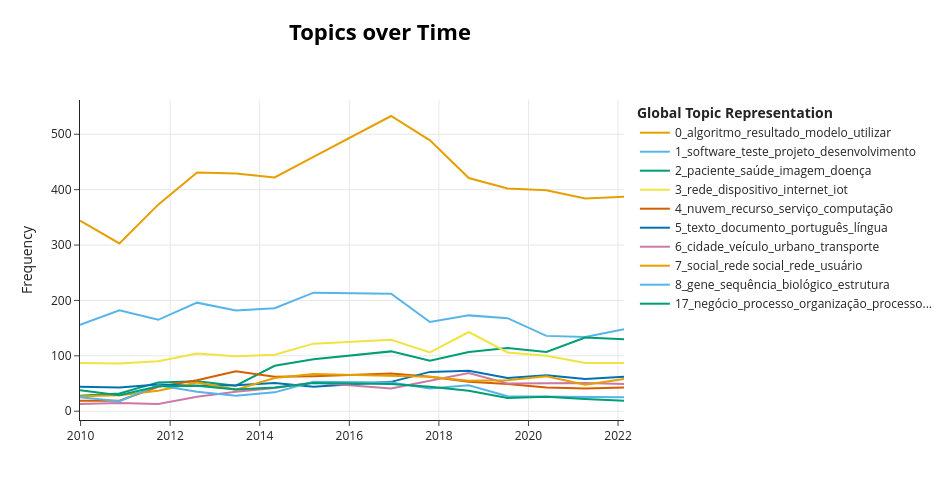

The notebook cell saved with this chart:
### Markdown cell above
## 5. Evolução Longitudinal (2010–2024): O Ponto de Inflexão da IA
Aqui geramos as duas visualizações mais importantes para a seção de **Resultados e Discussão** do artigo:
1. **Evolução dos Principais Tópicos (`topics_over_time`):** Como os temas específicos cresceram ou perderam espaço ao longo dos 14 anos.
2. **Curva de Ascensão da IA vs. Demais Subáreas da Computação:** A proporção anual (%) de dissertações e teses focadas em IA de 2010 a 2024.

### Code cell
# 1. Cálculo de Tópicos ao Longo do Tempo nativo do BERTopic
anos = df['AN_BASE'].tolist()
topicos_no_tempo = topic_model.topics_over_time(documentos, anos, nr_bins=15)

# Visualização interativa (Plotly) dos 10 maiores tópicos
fig_tempo = topic_model.visualize_topics_over_time(topicos_no_tempo, top_n_topics=10, width=950, height=500)
fig_tempo.show()

### Figure 1 — Plotly figure (JSON) as saved in the notebook; plotly's stock layout.template omitted (floating-point values rounded to 4 significant figures)
{"data": [{"hoverinfo": "text", "hovertext": ["<b>Topic 0</b><br>Words: algoritmo, aprendizagem, técnica, resultado, desempenho", "<b>Topic 0</b><br>Words: algoritmo, utilizar, modelo, técnica, the", "<b>Topic 0</b><br>Words: the, algoritmo, utilizar, imagem, apresentar", "<b>Topic 0</b><br>Words: algoritmo, utilizar, problema, resultado, apresentar", "<b>Topic 0</b><br>Words: algoritmo, resultado, utilizar, problema, aprendizagem", "<b>Topic 0</b><br>Words: algoritmo, the, utilizar, resultado, aprendizagem", "<b>Topic 0</b><br>Words: algoritmo, utilizar, técnica, problema, resultado", "<b>Topic 0</b><br>Words: algoritmo, aprendizagem, utilizar, resultado, modelo", "<b>Topic 0</b><br>Words: algoritmo, resultado, utilizar, aprendizagem, apresentar", "<b>Topic 0</b><br>Words: resultado, algoritmo, modelo, aprendizagem, imagem", "<b>Topic 0</b><br>Words: resultado, modelo, algoritmo, aprendizagem, ser", "<b>Topic 0</b><br>Words: modelo, algoritmo, resultado, aprendizagem, utilizar", "<b>Topic 0</b><br>Words: modelo, resultado, algoritmo, aprendizagem, ser", "<b>Topic 0</b><br>Words: modelo, algoritmo, resultado, desempenho, grafo"], "marker": {"color": "#E69F00"}, "mode": "lines", "name": "0_algoritmo_resultado_modelo_utilizar", "type": "scatter", "x": [2010.0, 2011.0, 2012.0, 2013.0, 2013.0, 2014.0, 2015.0, 2017.0, 2018.0, 2019.0, 2020.0, 2020.0, 2021.0, 2022.0], "y": [344, 303, 373, 431, 429, 422, 459, 533, 489, 421, 402, 399, 384, 387]}, {"hoverinfo": "text", "hovertext": ["<b>Topic 1</b><br>Words: software, teste, desenvolvimento, projeto, desenvolvimento software", "<b>Topic 1</b><br>Words: software, teste, desenvolvimento, projeto, requisito", "<b>Topic 1</b><br>Words: software, teste, desenvolvimento, projeto, desenvolvimento software", "<b>Topic 1</b><br>Words: software, projeto, desenvolvimento, teste, requisito", "<b>Topic 1</b><br>Words: software, projeto, desenvolvimento, teste, requisito", "<b>Topic 1</b><br>Words: software, projeto, teste, desenvolvimento, desenvolvimento software", "<b>Topic 1</b><br>Words: software, teste, desenvolvimento, projeto, código", "<b>Topic 1</b><br>Words: software, teste, projeto, desenvolvimento, requisito", "<b>Topic 1</b><br>Words: software, projeto, teste, desenvolvimento, código", "<b>Topic 1</b><br>Words: software, projeto, teste, desenvolvimento, código", "<b>Topic 1</b><br>Words: software, teste, projeto, desenvolvimento, código", "<b>Topic 1</b><br>Words: software, teste, projeto, código, desenvolvimento", "<b>Topic 1</b><br>Words: software, teste, projeto, desenvolvimento, desenvolvedor", "<b>Topic 1</b><br>Words: software, projeto, desenvolvimento, teste, código"], "marker": {"color": "#56B4E9"}, "mode": "lines", "name": "1_software_teste_projeto_desenvolvimento", "type": "scatter", "x": [2010.0, 2011.0, 2012.0, 2013.0, 2013.0, 2014.0, 2015.0, 2017.0, 2018.0, 2019.0, 2020.0, 2020.0, 2021.0, 2022.0], "y": [156, 182, 165, 196, 182, 186, 214, 212, 161, 173, 168, 136, 134, 148]}, {"hoverinfo": "text", "hovertext": ["<b>Topic 2</b><br>Words: imagem, saúde, paciente, médico, diagnóstico", "<b>Topic 2</b><br>Words: saúde, paciente, doença, imagem, diagnóstico", "<b>Topic 2</b><br>Words: saúde, imagem, doença, paciente, médico", "<b>Topic 2</b><br>Words: paciente, imagem, saúde, médico, diagnóstico", "<b>Topic 2</b><br>Words: paciente, médico, saúde, imagem, diagnóstico", "<b>Topic 2</b><br>Words: paciente, saúde, doença, imagem, diagnóstico", "<b>Topic 2</b><br>Words: paciente, saúde, imagem, médico, diagnóstico", "<b>Topic 2</b><br>Words: paciente, saúde, imagem, diagnóstico, doença", "<b>Topic 2</b><br>Words: paciente, saúde, imagem, doença, diagnóstico", "<b>Topic 2</b><br>Words: saúde, paciente, doença, diagnóstico, imagem", "<b>Topic 2</b><br>Words: paciente, saúde, imagem, médico, diagnóstico", "<b>Topic 2</b><br>Words: paciente, saúde, imagem, diagnóstico, doença", "<b>Topic 2</b><br>Words: paciente, saúde, diagnóstico, imagem, doença", "<b>Topic 2</b><br>Words: paciente, saúde, doença, imagem, diagnóstico"], "marker": {"color": "#009E73"}, "mode": "lines", "name": "2_paciente_saúde_imagem_doença", "type": "scatter", "x": [2010.0, 2011.0, 2012.0, 2013.0, 2013.0, 2014.0, 2015.0, 2017.0, 2018.0, 2019.0, 2020.0, 2020.0, 2021.0, 2022.0], "y": [28, 32, 52, 54, 46, 82, 94, 108, 91, 107, 114, 107, 133, 130]}, {"hoverinfo": "text", "hovertext": ["<b>Topic 3</b><br>Words: rede, protocolo, comunicação, serviço, fio", "<b>Topic 3</b><br>Words: rede, protocolo, serviço, fio, comunicação", "<b>Topic 3</b><br>Words: rede, protocolo, internet, serviço, dispositivo", "<b>Topic 3</b><br>Words: rede, protocolo, fio, internet, comunicação", "<b>Topic 3</b><br>Words: rede, protocolo, internet, dispositivo, comunicação", "<b>Topic 3</b><br>Words: rede, protocolo, dispositivo, internet, comunicação", "<b>Topic 3</b><br>Words: rede, dispositivo, internet, serviço, protocolo", "<b>Topic 3</b><br>Words: rede, internet, dispositivo, iot, protocolo", "<b>Topic 3</b><br>Words: rede, iot, dispositivo, internet, comunicação", "<b>Topic 3</b><br>Words: rede, iot, internet, dispositivo, protocolo", "<b>Topic 3</b><br>Words: rede, iot, internet, dispositivo, protocolo", "<b>Topic 3</b><br>Words: rede, dispositivo, iot, internet, serviço", "<b>Topic 3</b><br>Words: rede, iot, dispositivo, internet, comunicação", "<b>Topic 3</b><br>Words: rede, iot, internet, dispositivo, protocolo"], "marker": {"color": "#F0E442"}, "mode": "lines", "name": "3_rede_dispositivo_internet_iot", "type": "scatter", "x": [2010.0, 2011.0, 2012.0, 2013.0, 2013.0, 2014.0, 2015.0, 2017.0, 2018.0, 2019.0, 2020.0, 2020.0, 2021.0, 2022.0], "y": [87, 86, 90, 104, 99, 102, 122, 129, 106, 143, 106, 100, 87, 87]}, {"hoverinfo": "text", "hovertext": ["<b>Topic 4</b><br>Words: serviço, nuvem, virtual, virtualização, recurso", "<b>Topic 4</b><br>Words: nuvem, serviço, virtual, computação, recurso", "<b>Topic 4</b><br>Words: nuvem, computação, recurso, serviço, computação nuvem", "<b>Topic 4</b><br>Words: nuvem, serviço, recurso, computação, virtual", "<b>Topic 4</b><br>Words: nuvem, virtual, recurso, computação, serviço", "<b>Topic 4</b><br>Words: nuvem, serviço, recurso, virtual, computação", "<b>Topic 4</b><br>Words: nuvem, recurso, serviço, computação, virtual", "<b>Topic 4</b><br>Words: nuvem, recurso, serviço, computação, virtual", "<b>Topic 4</b><br>Words: nuvem, recurso, serviço, virtual, computação", "<b>Topic 4</b><br>Words: nuvem, serviço, recurso, computação, virtual", "<b>Topic 4</b><br>Words: nuvem, recurso, serviço, computação, provedor", "<b>Topic 4</b><br>Words: nuvem, recurso, serviço, rede, computação", "<b>Topic 4</b><br>Words: nuvem, recurso, serviço, computação, rede", "<b>Topic 4</b><br>Words: nuvem, recurso, serviço, computação, rede"], "marker": {"color": "#D55E00"}, "mode": "lines", "name": "4_nuvem_recurso_serviço_computação", "type": "scatter", "x": [2010.0, 2011.0, 2012.0, 2013.0, 2013.0, 2014.0, 2015.0, 2017.0, 2018.0, 2019.0, 2020.0, 2020.0, 2021.0, 2022.0], "y": [19, 19, 44, 56, 72, 62, 63, 68, 62, 53, 49, 43, 41, 43]}, {"hoverinfo": "text", "hovertext": ["<b>Topic 5</b><br>Words: documento, texto, informação, sentença, linguagem", "<b>Topic 5</b><br>Words: documento, texto, informação, textual, português", "<b>Topic 5</b><br>Words: documento, texto, informação, língua, the", "<b>Topic 5</b><br>Words: texto, documento, língua, português, informação", "<b>Topic 5</b><br>Words: texto, documento, extração, língua, informação", "<b>Topic 5</b><br>Words: documento, texto, informação, língua, português", "<b>Topic 5</b><br>Words: texto, documento, informação, palavra, português", "<b>Topic 5</b><br>Words: texto, documento, língua, português, linguagem", "<b>Topic 5</b><br>Words: texto, documento, palavra, língua, tarefa", "<b>Topic 5</b><br>Words: texto, documento, palavra, linguagem, sentença", "<b>Topic 5</b><br>Words: texto, documento, palavra, língua, classificação", "<b>Topic 5</b><br>Words: texto, documento, tarefa, linguagem, modelo", "<b>Topic 5</b><br>Words: texto, documento, português, modelo, linguagem", "<b>Topic 5</b><br>Words: texto, português, documento, linguagem, modelo"], "marker": {"color": "#0072B2"}, "mode": "lines", "name": "5_texto_documento_português_língua", "type": "scatter", "x": [2010.0, 2011.0, 2012.0, 2013.0, 2013.0, 2014.0, 2015.0, 2017.0, 2018.0, 2019.0, 2020.0, 2020.0, 2021.0, 2022.0], "y": [44, 43, 48, 46, 47, 51, 44, 53, 71, 73, 60, 65, 58, 62]}, {"hoverinfo": "text", "hovertext": ["<b>Topic 6</b><br>Words: veículo, cidade, urbano, mobilidade, transporte", "<b>Topic 6</b><br>Words: tráfego, veículo, urbano, cidade, trânsito", "<b>Topic 6</b><br>Words: veículo, cidade, tráfego, trânsito, urbano", "<b>Topic 6</b><br>Words: trânsito, cidade, veículo, transporte, urbano", "<b>Topic 6</b><br>Words: cidade, urbano, veículo, transporte, mobilidade", "<b>Topic 6</b><br>Words: veículo, cidade, urbano, trânsito, mobilidade", "<b>Topic 6</b><br>Words: cidade, urbano, veículo, trânsito, transporte", "<b>Topic 6</b><br>Words: cidade, veículo, urbano, transporte, tráfego", "<b>Topic 6</b><br>Words: cidade, urbano, veículo, transporte, trânsito", "<b>Topic 6</b><br>Words: cidade, urbano, veículo, transporte, cidade inteligente", "<b>Topic 6</b><br>Words: cidade, veículo, urbano, transporte, trânsito", "<b>Topic 6</b><br>Words: cidade, urbano, veículo, transporte, trânsito", "<b>Topic 6</b><br>Words: cidade, veículo, urbano, transporte, inteligente", "<b>Topic 6</b><br>Words: cidade, veículo, urbano, transporte, inteligente"], "marker": {"color": "#CC79A7"}, "mode": "lines", "name": "6_cidade_veículo_urbano_transporte", "type": "scatter", "x": [2010.0, 2011.0, 2012.0, 2013.0, 2013.0, 2014.0, 2015.0, 2017.0, 2018.0, 2019.0, 2020.0, 2020.0, 2021.0, 2022.0], "y": [13, 15, 13, 26, 35, 42, 52, 41, 55, 69, 50, 50, 51, 49]}, {"hoverinfo": "text", "hovertext": ["<b>Topic 7</b><br>Words: social, rede social, rede, usuário, anúncio", "<b>Topic 7</b><br>Words: social, rede social, usuário, rede, conteúdo", "<b>Topic 7</b><br>Words: social, rede social, rede, usuário, informação", "<b>Topic 7</b><br>Words: social, rede social, rede, usuário, informação", "<b>Topic 7</b><br>Words: social, rede social, usuário, rede, informação", "<b>Topic 7</b><br>Words: social, rede social, usuário, rede, opinião", "<b>Topic 7</b><br>Words: social, rede social, usuário, rede, informação", "<b>Topic 7</b><br>Words: social, rede social, rede, usuário, opinião", "<b>Topic 7</b><br>Words: social, rede social, usuário, rede, informação", "<b>Topic 7</b><br>Words: social, rede social, usuário, rede, sentimento", "<b>Topic 7</b><br>Words: social, rede social, notícia, rede, usuário", "<b>Topic 7</b><br>Words: social, rede social, rede, usuário, conteúdo", "<b>Topic 7</b><br>Words: social, rede social, notícia, rede, usuário", "<b>Topic 7</b><br>Words: social, rede social, rede, usuário, notícia"], "marker": {"color": "#E69F00"}, "mode": "lines", "name": "7_social_rede social_rede_usuário", "type": "scatter", "x": [2010.0, 2011.0, 2012.0, 2013.0, 2013.0, 2014.0, 2015.0, 2017.0, 2018.0, 2019.0, 2020.0, 2020.0, 2021.0, 2022.0], "y": [27, 29, 37, 52, 39, 60, 67, 63, 62, 55, 56, 63, 48, 58]}, {"hoverinfo": "text", "hovertext": ["<b>Topic 8</b><br>Words: sequência, gene, espécie, alinhamento, organismo", "<b>Topic 8</b><br>Words: sequência, gene, genético, receptor, expressão", "<b>Topic 8</b><br>Words: gene, sequência, estrutura, biológico, reversão", "<b>Topic 8</b><br>Words: sequência, gene, permutação, biológico, organismo", "<b>Topic 8</b><br>Words: sequência, gene, biológico, algoritmo, utilizar", "<b>Topic 8</b><br>Words: sequência, biológico, gene, estrutura, computacional", "<b>Topic 8</b><br>Words: sequência, gene, biológico, estrutura, algoritmo", "<b>Topic 8</b><br>Words: gene, sequência, biológico, estrutura, organismo", "<b>Topic 8</b><br>Words: gene, sequência, biológico, utilizar, modelo", "<b>Topic 8</b><br>Words: gene, sequência, biológico, alinhamento, bioinformática", "<b>Topic 8</b><br>Words: gene, genético, sequência, biológico, predição", "<b>Topic 8</b><br>Words: gene, sequência, estrutura, biológico, predição", "<b>Topic 8</b><br>Words: sequência, gene, biológico, distância, resultado", "<b>Topic 8</b><br>Words: gene, biológico, interação, rede, modelo"], "marker": {"color": "#56B4E9"}, "mode": "lines", "name": "8_gene_sequência_biológico_estrutura", "type": "scatter", "x": [2010.0, 2011.0, 2012.0, 2013.0, 2013.0, 2014.0, 2015.0, 2017.0, 2018.0, 2019.0, 2020.0, 2020.0, 2021.0, 2022.0], "y": [25, 18, 47, 35, 28, 34, 53, 52, 41, 47, 27, 26, 25, 25]}, {"hoverinfo": "text", "hovertext": ["<b>Topic 17</b><br>Words: negócio, processo, organização, processo negócio, projeto", "<b>Topic 17</b><br>Words: negócio, processo, processo negócio, organização, empresa", "<b>Topic 17</b><br>Words: negócio, processo, processo negócio, organização, gestão", "<b>Topic 17</b><br>Words: negócio, processo, processo negócio, organização, gestão", "<b>Topic 17</b><br>Words: negócio, processo, organização, processo negócio, bpm", "<b>Topic 17</b><br>Words: negócio, processo, processo negócio, organização, bpm", "<b>Topic 17</b><br>Words: negócio, processo, organização, processo negócio, bpm", "<b>Topic 17</b><br>Words: negócio, processo, processo negócio, organização, modelo", "<b>Topic 17</b><br>Words: processo, negócio, processo negócio, organização, modelo", "<b>Topic 17</b><br>Words: negócio, processo, organização, processo negócio, modelo", "<b>Topic 17</b><br>Words: negócio, processo, organização, processo negócio, the", "<b>Topic 17</b><br>Words: negócio, processo, organização, the, processo negócio", "<b>Topic 17</b><br>Words: negócio, processo, organização, modelo, processo negócio", "<b>Topic 17</b><br>Words: processo, negócio, process, organização, processo negócio"], "marker": {"color": "#009E73"}, "mode": "lines", "name": "17_negócio_processo_organização_processo...", "type": "scatter", "x": [2010.0, 2011.0, 2012.0, 2013.0, 2013.0, 2014.0, 2015.0, 2017.0, 2018.0, 2019.0, 2020.0, 2020.0, 2021.0, 2022.0], "y": [38, 29, 45, 46, 39, 43, 51, 49, 44, 37, 24, 26, 22, 19]}], "layout": {"height": 500, "hoverlabel": {"bgcolor": "white", "font": {"family": "Rockwell", "size": 16}}, "legend": {"title": {"text": "<b>Global Topic Representation"}}, "title": {"font": {"color": "Black", "size": 22}, "text": "<b>Topics over Time</b>", "x": 0.4, "xanchor": "center", "y": 0.95, "yanchor": "top"}, "width": 950, "xaxis": {"showgrid": true}, "yaxis": {"showgrid": true, "title": {"text": "Frequency"}}}}
